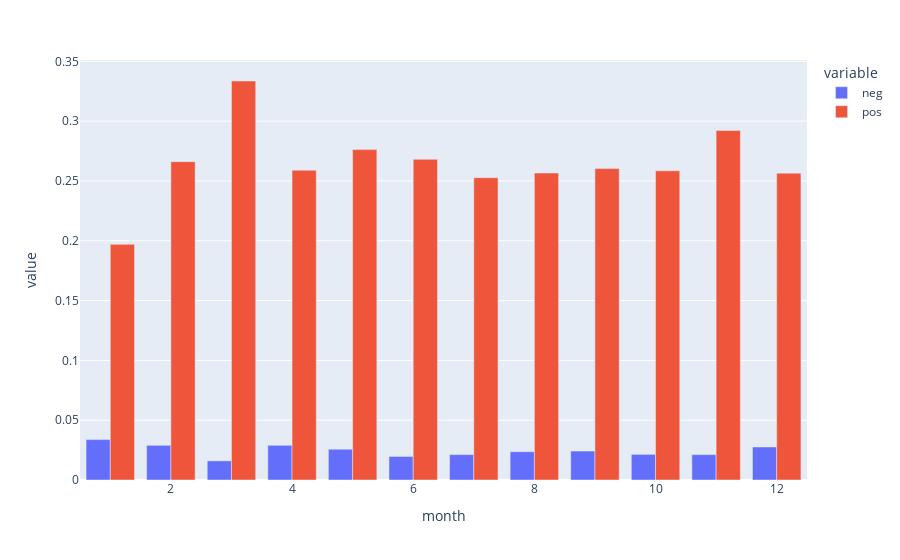

The notebook cell saved with this chart:
### Code cell
fig = px.bar(month_histogram, x='month', y=['neg', 'pos'], barmode='group')
fig.show()

### Figure 1 — Plotly figure (JSON) as saved in the notebook; plotly's stock layout.template omitted (floating-point values rounded to 4 significant figures)
{"data": [{"alignmentgroup": "True", "hovertemplate": "variable=neg<br>month=%{x}<br>value=%{y}<extra></extra>", "legendgroup": "neg", "marker": {"color": "#636efa", "pattern": {"shape": ""}}, "name": "neg", "offsetgroup": "neg", "orientation": "v", "showlegend": true, "textposition": "auto", "type": "bar", "x": [1, 2, 3, 4, 5, 6, 7, 8, 9, 10, 11, 12], "xaxis": "x", "y": [0.03378, 0.029, 0.016, 0.02901, 0.02573, 0.01971, 0.02125, 0.02366, 0.02421, 0.02143, 0.02122, 0.0276], "yaxis": "y"}, {"alignmentgroup": "True", "hovertemplate": "variable=pos<br>month=%{x}<br>value=%{y}<extra></extra>", "legendgroup": "pos", "marker": {"color": "#EF553B", "pattern": {"shape": ""}}, "name": "pos", "offsetgroup": "pos", "orientation": "v", "showlegend": true, "textposition": "auto", "type": "bar", "x": [1, 2, 3, 4, 5, 6, 7, 8, 9, 10, 11, 12], "xaxis": "x", "y": [0.197, 0.2662, 0.3336, 0.259, 0.2762, 0.2681, 0.2528, 0.2566, 0.2603, 0.2585, 0.2923, 0.2565], "yaxis": "y"}], "layout": {"barmode": "group", "legend": {"title": {"text": "variable"}, "tracegroupgap": 0}, "margin": {"t": 60}, "xaxis": {"anchor": "y", "domain": [0, 1], "title": {"text": "month"}}, "yaxis": {"anchor": "x", "domain": [0, 1], "title": {"text": "value"}}}}
